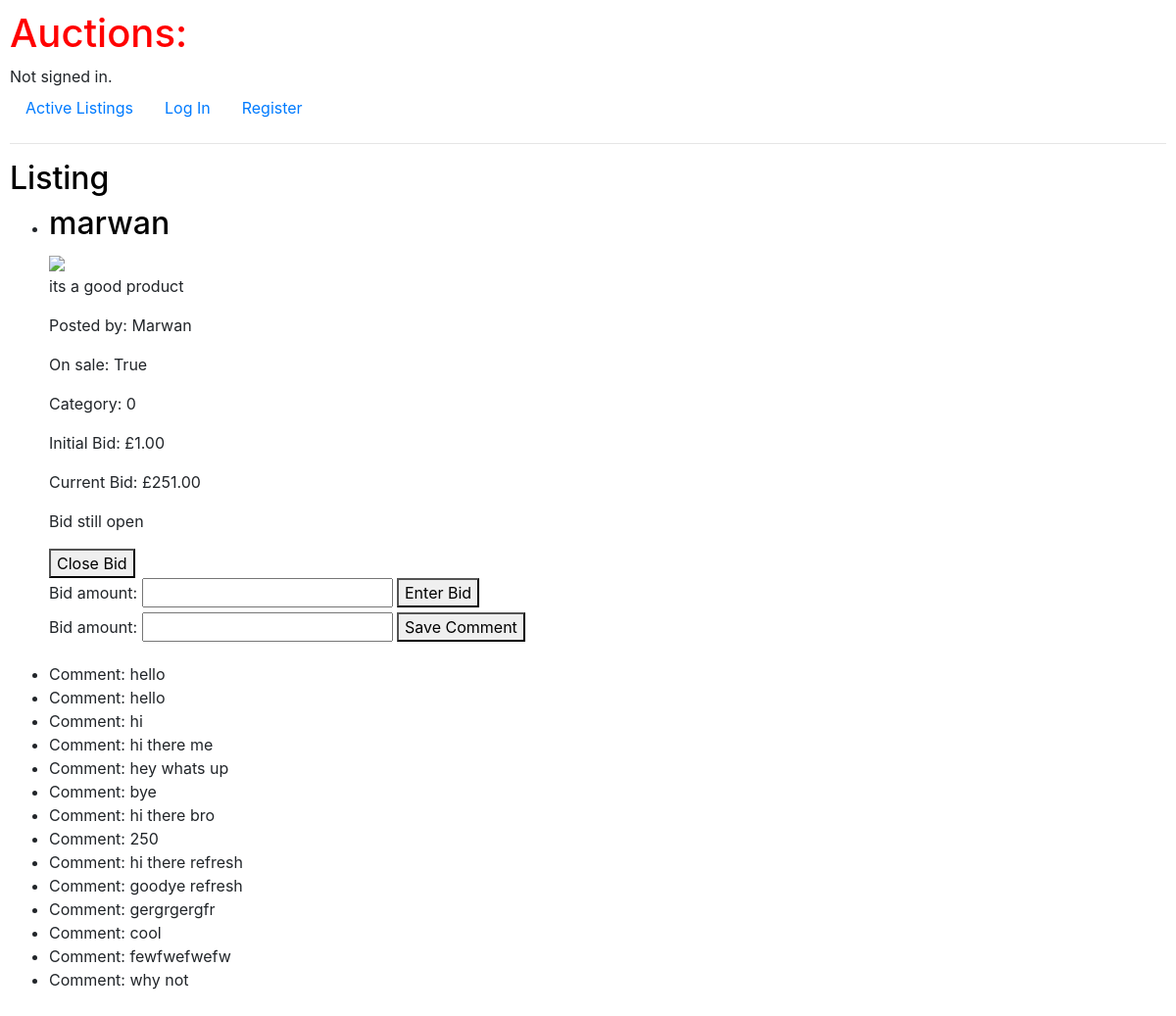
Before: /bid/1 with the older database file.
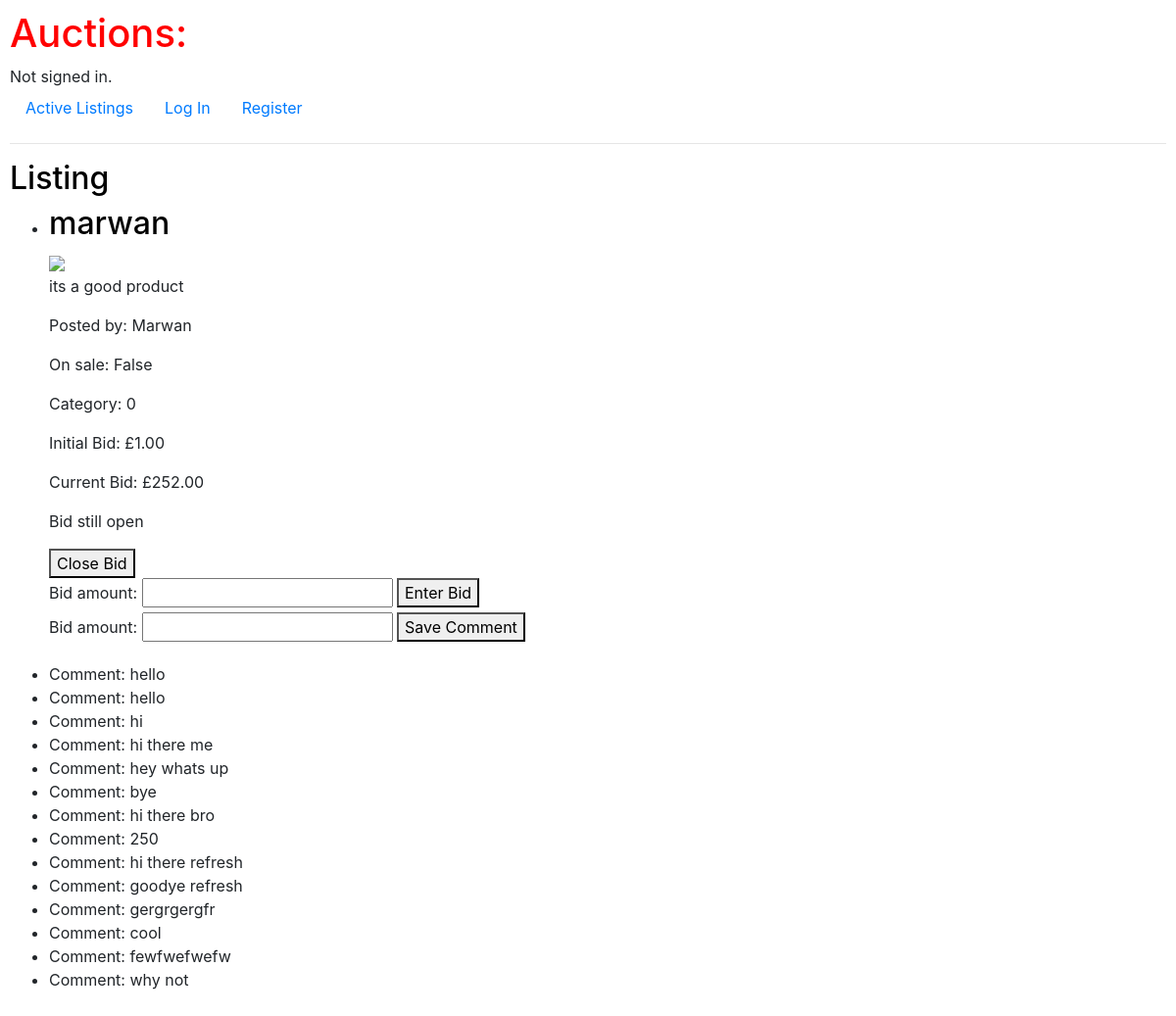
After: the same page with the newer database file.
### auctions/models.py (models this page shows, shortened)
class AuctionListing(models.Model):
    user = models.ForeignKey(User, on_delete=models.CASCADE, related_name= "auction_listings")
    title = models.CharField(max_length=64)
    description = models.TextField()
    category = models.CharField(max_length = 64)
    image = models.ImageField(upload_to='')
    initial_bid = models.DecimalField(max_digits=6, decimal_places=2)
    is_open = models.BooleanField(default=True)
    winner = models.ForeignKey(User, on_delete=models.CASCADE, related_name="user", null=True, blank=True)
    def current_bid(self):
        bid = Bid.objects.filter(auction_listing=self).order_by('-bid_amount').first()
        if bid:
            return bid.bid_amount
        else:
            return self.initial_bid

class Bid(models.Model):
    user = models.ForeignKey(User, on_delete=models.CASCADE, related_name= "bid" )
    auction_listing = models.ForeignKey(AuctionListing, on_delete=models.CASCADE, related_name= "auction_listing" )
    bid_amount = models.DecimalField(max_digits=10, decimal_places=2)

class User(AbstractUser):
    pass

### auctions/views.py (the view)
# urls.py: path("bid/<int:listing_id>", views.current_price, name="current_price"),
def current_price(request, listing_id):
    auction_listing = AuctionListing.objects.get(id=listing_id)
    auction_listings = AuctionListing.objects.all()
    current_bids = {}
    for listing in auction_listings:
        bid = Bid.objects.filter(auction_listing=listing).order_by('-bid_amount').first()
        if bid == None:
            bid = listing.initial_bid
        current_bids[listing.id] = bid if bid else listing.initial_bid
        current_bids
    if request.method == 'POST':
        form = BidForm(request.POST)
        if form.is_valid():
            bid_amount = form.cleaned_data['bid_amount']
            if current_bids[auction_listing.id] == listing.initial_bid:
                highest_bidding_price = current_bids[auction_listing.id]
            else:
                highest_bidding_price = current_bids[auction_listing.id].bid_amount
            if bid_amount <= highest_bidding_price:
                form.add_error('bid_amount',"Your bid is not sufficient and must be higher than the current bid amount")
            else:
                new_bid = Bid(user=request.user, auction_listing=auction_listing, bid_amount=form.cleaned_data['bid_amount'])
                new_bid.save()
                return render(request, 'auctions/listing.html', {'form': form, 'listing': auction_listing, 'current_bids': current_bids})
    else:
        form = BidForm()
    return render(request, 'auctions/listing.html', {'form': form, 'listing': auction_listing})

### auctions/forms.py
class BidForm(forms.ModelForm):
    class Meta:
        model = Bid
        fields = ['bid_amount']

### auctions/templates/auctions/listing.html (shortened to what this page needs)
{% extends "auctions/layout.html" %}
{% block body %}
    <h2>Listing</h2>
	<ul>
        <li><h2>{{ listing.title }}</h2>
        <img src="{{ listing.image.url }}" style="max-width: 300px; max-height: 300px;">
        <p>{{ listing.description }}</p>
        <p>Posted by: {{ listing.user }}</p>
        <p>On sale: {{ listing.is_open}}</p>
        <p>Category: {{ listing.category }}</p>
        <p>Initial Bid: £{{ listing.initial_bid }}</p>
        <p>Current Bid: £{{ listing.current_bid }}</p>
        {% if winner %}
            <p>The winner is: {{winner.user.username}}</p>
        {% else %}
            <p> Bid still open </p>
        {% endif %}
        <form method="post" action="{% url 'auction_closed' listing_id=listing.id %}">
            <button type = "submit">Close Bid</button>
        </form>
        <form method="post" action="{% url 'current_price' listing.id %}" enctype="multipart/form-data">
            {{ form.bid_amount.label_tag }}
            {{ form.bid_amount }}
            <button type = "submit">Enter Bid</button>
        </form>
            <form method="post" id = "Form1" >
                {{ form }}
                <button id = "Button1" type = "submit" >Save Comment</button>
            </form></li>
        <p>
            {% for comment in listing.comments.all %}
                <li>Comment: {{ comment.comment }}</li>
            {% endfor %}
        </p>
	</ul>
{% endblock %}

Changed rows visible on the page:
changed AuctionListing "marwan": is_open "True" → "False"; current_bid "251.00" → "252.00"
